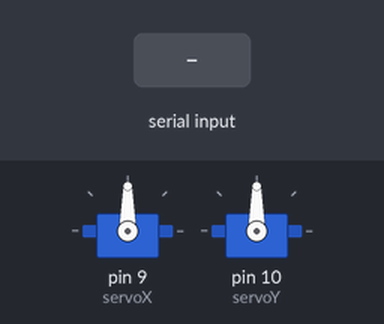
This sketch was run on a simulated Arduino Uno, built with avr-gcc and run on an emulated ATmega328P. On the bench: 2 × servo. The test bench sets the inputs (shaded band).

Above: at 1.2 s.
1.3 s: "90,45\n" received over Serial
At 2.5 s:
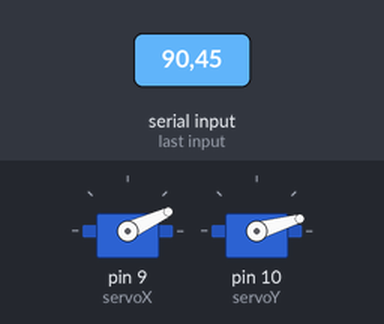
2.8 s: "30,150\n" received over Serial
At 3.8 s:
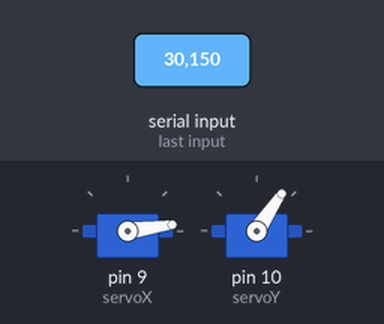
4.3 s: "1,90\n" received over Serial
At 4.8 s:
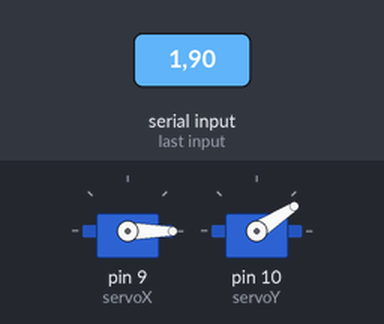
Timing chart, 0 to 7.3 s (numbered marks = the images above; inputs shaded):
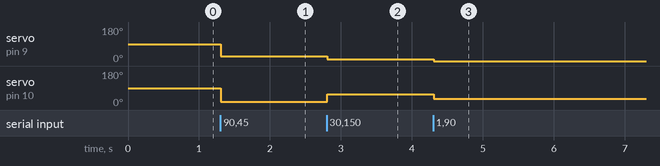

The sketch:

ARDUINO__control_of_servo_drives_.ino
```cpp
#include <Servo.h>

Servo servoX, servoY;
int posX = 90, posY = 90;

void setup() {
  Serial.begin(9600);
  servoX.attach(9);
  servoY.attach(10);
  servoX.write(posX);
  servoY.write(posY);
}

void loop() {
  if (Serial.available()) {
    String input = Serial.readStringUntil('\n');
    int comma = input.indexOf(',');
    if (comma > 0) {
      int x = input.substring(0, comma).toInt();
      int y = input.substring(comma + 1).toInt();
      posX = map(x, 0, 640, 0, 180);
      posY = map(y, 0, 480, 0, 180);
      servoX.write(posX);
      servoY.write(posY);
    }
  }
}
```

Measured:
- after the input at 1.3 s, servo on pin 9 (servoX): 90° → 25° at once; servo on pin 10 (servoY): 90° → 16° at once
- after the input at 2.8 s, servo on pin 9 (servoX): 25° → 8° at once; servo on pin 10 (servoY): 16° → 56° at once
- after the input at 4.3 s, servo on pin 9 (servoX): 8° → 0° at once; servo on pin 10 (servoY): 56° → 33° at once
